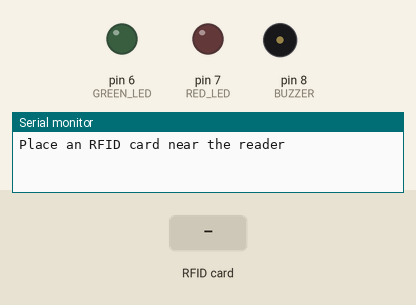
Simulated run of this sketch. Board: Arduino Uno, built with avr-gcc and run on an emulated ATmega328P. On the bench: output pins drawn as LEDs (lit = HIGH), buzzer (waves = sounding, pin HIGH), the last lines printed to the serial monitor. The test bench sets the inputs (shaded band). Pins used as bus, display or sensor lines are not drawn.

Above: at 1.2 s.
1.3 s: RFID card 12 34 56 78 held to the reader
At 1.38 s:
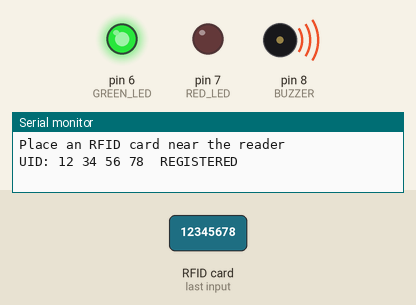
At 2.1 s:
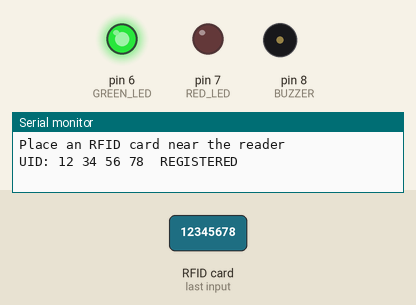
3.8 s: RFID card 5E 7A 19 C4 held to the reader
At 4.6 s:
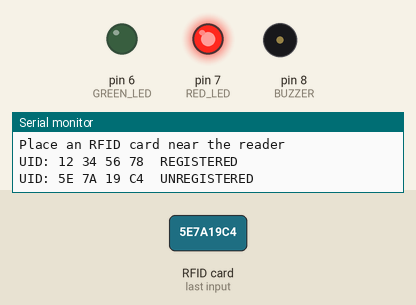
Timing chart, 0 to 6.8 s (numbered marks = the images above; inputs shaded):
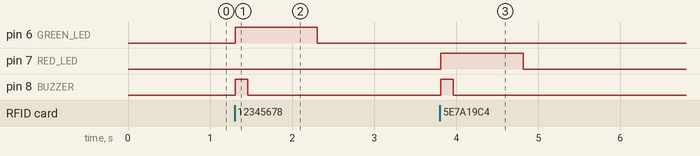

The sketch:

rfid_card_detection.ino
```cpp
#include <SPI.h>
#include <MFRC522.h>

#define SS_PIN 10
#define RST_PIN 9
#define GREEN_LED 6
#define RED_LED 7
#define BUZZER 8

MFRC522 rfid(SS_PIN, RST_PIN);
const byte registeredUID[] = {0x12, 0x34, 0x56, 0x78}; // replace with your card's UID

bool isRegisteredCard() {
  if (rfid.uid.size != sizeof(registeredUID)) return false;
  for (byte i = 0; i < sizeof(registeredUID); i++)
    if (rfid.uid.uidByte[i] != registeredUID[i]) return false;
  return true;
}

void setup() {
  Serial.begin(9600);
  SPI.begin();
  rfid.PCD_Init();
  pinMode(GREEN_LED, OUTPUT); pinMode(RED_LED, OUTPUT); pinMode(BUZZER, OUTPUT);
  Serial.println("Place an RFID card near the reader");
}

void loop() {
  if (!rfid.PICC_IsNewCardPresent() || !rfid.PICC_ReadCardSerial()) return;
  Serial.print("UID:");
  for (byte i = 0; i < rfid.uid.size; i++) {
    Serial.print(rfid.uid.uidByte[i] < 0x10 ? " 0" : " ");
    Serial.print(rfid.uid.uidByte[i], HEX);
  }
  bool ok = isRegisteredCard();
  Serial.println(ok ? "  REGISTERED" : "  UNREGISTERED");
  digitalWrite(ok ? GREEN_LED : RED_LED, HIGH);
  digitalWrite(BUZZER, HIGH); delay(150); digitalWrite(BUZZER, LOW);
  delay(850);
  digitalWrite(GREEN_LED, LOW); digitalWrite(RED_LED, LOW);
  rfid.PICC_HaltA();
  rfid.PCD_StopCrypto1();
}
```

Measured:
- after the input at 1.3 s, pin 6 (GREEN_LED): LOW → HIGH at once, → LOW 1.0 s later; pin 8 (BUZZER): LOW → HIGH at once, → LOW 0.15 s later
- after the input at 3.8 s, pin 7 (RED_LED): LOW → HIGH at once, → LOW 1.0 s later; pin 8 (BUZZER): LOW → HIGH at once, → LOW 0.15 s later
